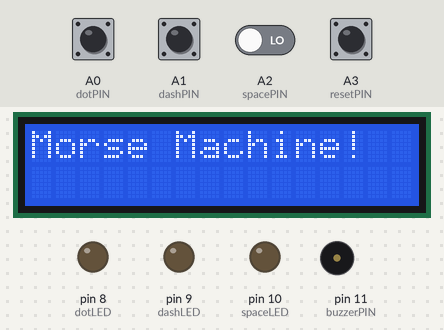
The sketch below on a simulated Arduino Uno, built with avr-gcc and run on an emulated ATmega328P. Shown: 16×2 character LCD, output pins drawn as LEDs (lit = HIGH), buzzer (waves = sounding, pin HIGH). Dashed ring = blinking. The test bench sets the inputs (shaded band); at power-on: A0 (dotPIN), A1 (dashPIN), A2 (spacePIN), A3 (resetPIN) LOW.

Above: at 2.1 s.
5.9 s: A0 (dotPIN) pulsed HIGH 2 times (0.12 s each, 0.3 s apart)
At 7.6 s:
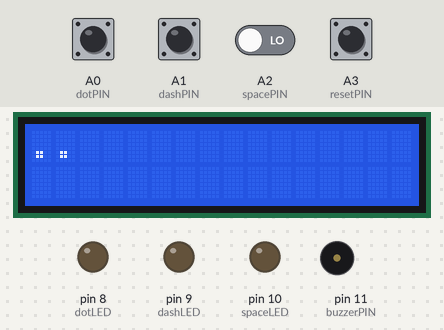
8.0 s: A1 (dashPIN) pulsed HIGH 5 times (0.12 s each, 0.3 s apart)
At 8.27 s:
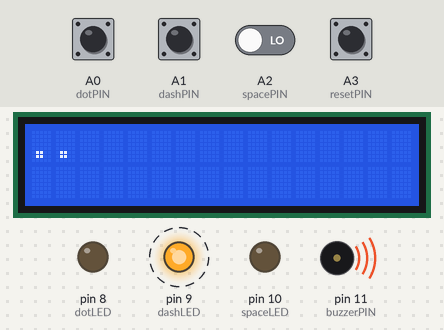
Timing chart, 0 to 11.1 s (numbered marks = the images above; inputs shaded):
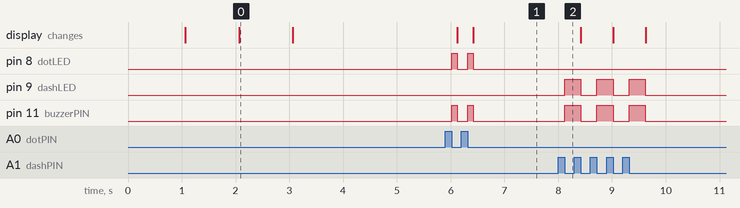

The sketch:

maquina_Morse.ino
```cpp
/* Morse machine code
 * Wilmer Gaona Romero
 * 23 Feb 2019
 * twitter: @wgaonar
 * Cuernavaca, México
 */

#include"Letters.h"
// include the library code:
#include <LiquidCrystal.h>

// initialize the library by associating any needed LCD interface pin
// with the arduino pin number it is connected to
const int rs = 7, en = 6, d4 = 5, d5 = 4, d6 = 3, d7 = 2;
LiquidCrystal lcd(rs, en, d4, d5, d6, d7);

const int dotPIN = A0;
const int dashPIN = A1;
const int spacePIN = A2;
const int resetPIN = A3;
const int dotLED = 8;
const int dashLED = 9;
const int spaceLED = 10;
const int buzzerPIN = 11;

int dotDURATION = 100, dashDURATION = 3 * dotDURATION, spaceDURATION = 1 * dotDURATION;
int dotSTATE, dashSTATE, spaceSTATE, resetSTATE;

int stateLCD = LOW;
String morseKEY,LETTER, WORD;

unsigned long previousMillis = 0; // will store last time LED was updated
// constants won't change:
const long interval = 1000; // interval at which to blink (milliseconds)

void setup() {
  // put your setup code here, to run once:

  pinMode(dotPIN,INPUT);
  pinMode(dashPIN,INPUT);
  pinMode(spacePIN,INPUT);
  pinMode(resetPIN,INPUT);
  pinMode(dotLED,OUTPUT);
  pinMode(dashLED,OUTPUT);
  pinMode(spaceLED,OUTPUT);
  pinMode(buzzerPIN,OUTPUT);

  // set up the LCD's number of columns and rows:
  lcd.begin(16, 2);
  // Print a message to the LCD.
  lcd.print("Morse Machine!");
  delay(1000);
  lcd.noDisplay();
  delay(1000);
  lcd.display();
  delay(1000);
  lcd.clear();

  Serial.begin(9600);
}

void loop() {
  // put your main code here, to run repeatedly:
  // read the state of the push buttons for the dot, dash and space
  dotSTATE = digitalRead(dotPIN);
  dashSTATE = digitalRead(dashPIN);
  spaceSTATE = digitalRead(spacePIN);
  resetSTATE = digitalRead(resetPIN);

  // check if a pushbutton was pressed. If it is, the STATE = HIGH

  if (dotSTATE == HIGH) {
    // check if the state remains HIGH
    while (digitalRead(dotPIN) ==  HIGH) {
      delay(10);
    }
    // call the function dot to signal a dot on the LED
    dot();
  }

  if (dashSTATE == HIGH) {
    // check if the state remains HIGH
    while (digitalRead(dashPIN) ==  HIGH) {
      delay(20);
    }
    // At this point, the state should be LOW
    // call the function dash to signal a dash on the LED
    dash();
  }

  if (spaceSTATE == HIGH) {
    // check if the state remains HIGH
    while (digitalRead(spacePIN) ==  HIGH) {
      delay(10);
    }
    // At this point, the state should be LOW
    // call the function space to signal a space on the LED
    space();
  }

  if (resetSTATE == HIGH) {
    // check if the state remains HIGH
    previousMillis = millis();
    while (digitalRead(resetPIN) ==  HIGH) {
      delay(10);
      unsigned long currentMillis = millis();
      Serial.println(currentMillis - previousMillis);
      // Check the interval for romove the last letter entered
      if (currentMillis - previousMillis >= interval/2) {
        // save the last time you erase the WORD
        previousMillis = currentMillis;
        morseKEY="";
        LETTER = "";
        WORD.remove(WORD.length()-1);
        //lcd.clear();
        lcd.setCursor(0, 1); // bottom left
        lcdPrintWord2();
      }
      // Check if the interval for remove the last word entered
      if (currentMillis - previousMillis >= 2*interval) {
        // save the last time you erase the WORD
        previousMillis = currentMillis;
        morseKEY="";
        LETTER = "";
        WORD = "";
        lcd.clear();
      }
    }
    // Remove the last entered Morse Character
    if (morseKEY.length() > 0) {
      morseKEY.remove(morseKEY.length()-1);
    }
    lcd.home();
    for (int i = 0; i<=15; i++) {
      lcd.write(" ");
    }
    lcd.home();
    lcd.print(morseKEY);
  }

  if (morseKEY.equals(A)) {
    LETTER = "A";
    lcdPrintWord();
  }
  if (morseKEY.equals(B)) {
    LETTER = "B";
    lcdPrintWord();
  }
  if (morseKEY.equals(C)) {
    LETTER = "C";
    lcdPrintWord();
  }
  if (morseKEY.equals(D)) {
    LETTER = "D";
    lcdPrintWord();
  }
  if (morseKEY.equals(E)) {
    LETTER = "E";
    lcdPrintWord();
  }
  if (morseKEY.equals(F)) {
    LETTER = "F";
    lcdPrintWord();
  }
  if (morseKEY.equals(G)) {
    LETTER = "G";
    lcdPrintWord();
  }
  if (morseKEY.equals(H)) {
    LETTER = "H";
    lcdPrintWord();
  }
  if (morseKEY.equals(I)) {
    LETTER = "I";
    lcdPrintWord();
  }
  if (morseKEY.equals(J)) {
    LETTER = "J";
    lcdPrintWord();
  }
  if (morseKEY.equals(K)) {
    LETTER = "K";
    lcdPrintWord();
  }
  if (morseKEY.equals(L)) {
    LETTER = "L";
    lcdPrintWord();
  }
  if (morseKEY.equals(M)) {
    LETTER = "M";
    lcdPrintWord();
  }
  if (morseKEY.equals(N)) {
    LETTER = "N";
    lcdPrintWord();
  }
  if (morseKEY.equals(O)) {
    LETTER = "O";
    lcdPrintWord();
  }
  if (morseKEY.equals(P)) {
    LETTER = "P";
    lcdPrintWord();
  }
  if (morseKEY.equals(Q)) {
    LETTER = "Q";
    lcdPrintWord();
  }
  if (morseKEY.equals(R)) {
    LETTER = "R";
    lcdPrintWord();
  }
  if (morseKEY.equals(S)) {
    LETTER = "S";
    lcdPrintWord();
  }
}

// Functions for turning On and OFF the LEDs
void dot(){
  digitalWrite(dotLED,HIGH);
  digitalWrite(buzzerPIN,HIGH);
  delay(dotDURATION);
  digitalWrite(dotLED,LOW);
  digitalWrite(buzzerPIN,LOW);
  morseKEY += ".";
  lcdPrint();
}

void dash(){
  digitalWrite(dashLED,HIGH);
  digitalWrite(buzzerPIN,HIGH);
  delay(dashDURATION);
  digitalWrite(dashLED,LOW);
  digitalWrite(buzzerPIN,LOW);
  morseKEY += "-";
  lcdPrint();
}

void space(){
  digitalWrite(spaceLED,HIGH);
  delay(spaceDURATION);
  digitalWrite(spaceLED,LOW);
  morseKEY += "0";
  lcdPrint();
}

void lcdPrint(){
  lcd.clear();
  lcd.print(morseKEY);
  lcd.setCursor(0,1);
  lcd.print(WORD);
}

void lcdPrintWord(){
  lcd.setCursor(15, 0); // top right
  lcd.print(LETTER);
  delay(1000);
  lcd.clear();
  morseKEY = "";
  WORD += LETTER;
  lcd.setCursor(0, 1); // bottom left
  lcd.print(WORD);
}

void lcdPrintWord2(){
  lcd.setCursor(15, 0); // top right
  lcd.print(LETTER);
  delay(100);
  lcd.clear();
  morseKEY = "";
  WORD += LETTER;
  lcd.setCursor(0, 1); // bottom left
  lcd.print(WORD);
}
```

Letters.h
```cpp
String A = ".0-000";
String B = "-0.0.0.000";
String C = "-0.0-0.000";
String D = "-0.0.000";
String E = ".000";
String F = ".0.0-0.000";
String G = "-0-0.000";
String H = ".0.0.0.000";
String I = ".0.000";
String J = ".0-0-0-000";
String K = "-0.0-000";
String L = ".0-0.0.000";
String M = "-0-000";
String N = "-0.000";
String O = "-0-0-000";
String P = ".0-0-0.000";
String Q = "-0-0.0-000";
String R = ".0-0.000";
String S = ".0.0.000";
```

Measured:
- after the input at 5.9 s, pin 8 (dotLED), pin 11 (buzzerPIN): alternates HIGH for 0.10 s and LOW for 0.20 s, 4 changes in all, then stays LOW, starting after 0.12 s; the display: first changes after 0.22 s (image 1 shows a later state)
- after the input at 8.0 s, pin 9 (dashLED), pin 11 (buzzerPIN): alternates HIGH for 0.30 s and LOW for 0.30 s, 6 changes in all, then stays LOW, starting after 0.12 s
- what the display in image 0 shows lasts 1.0 s, from 2.1 s to 3.1 s
